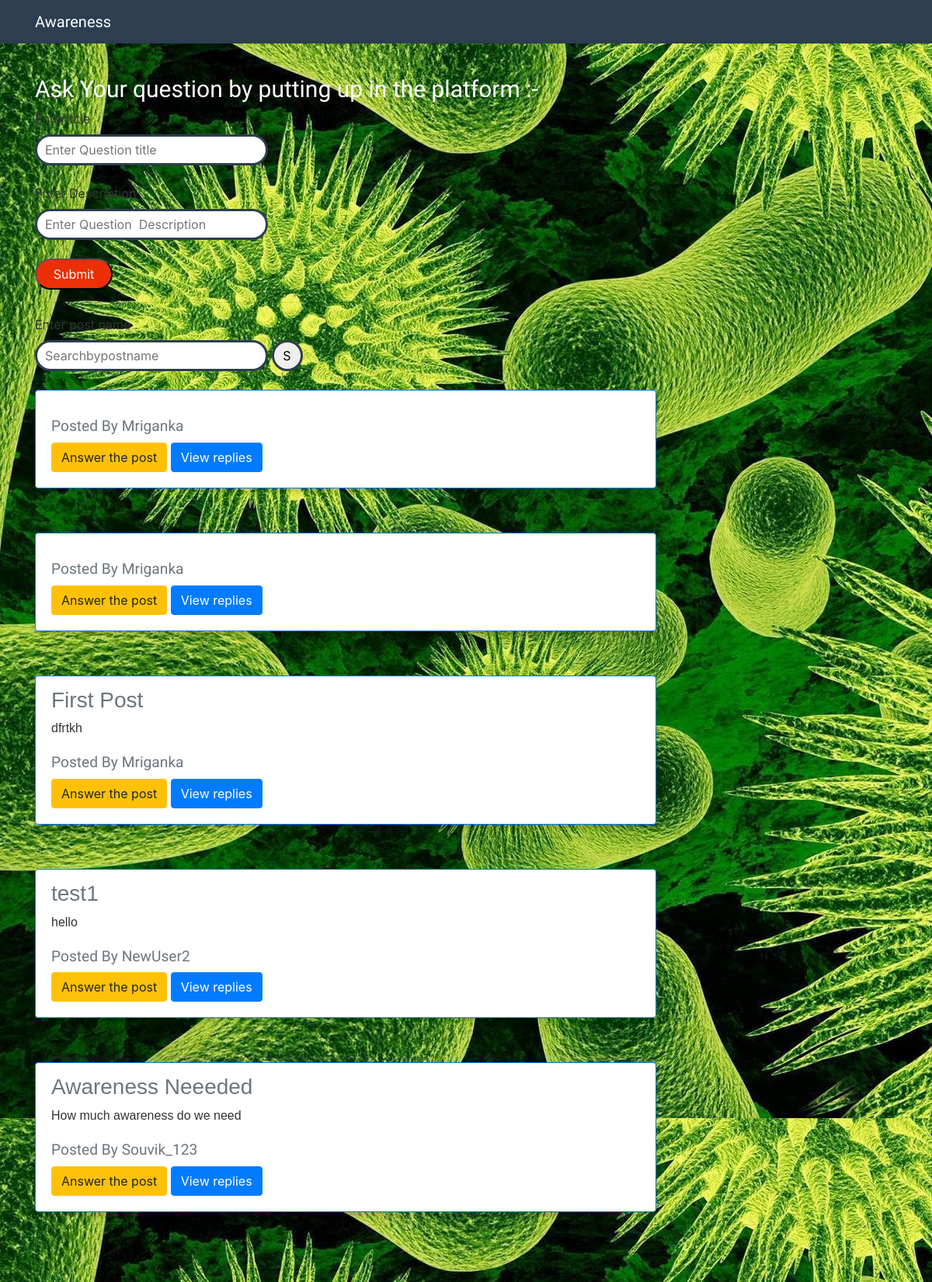
Screenshot of /awareness/ with the database file from the repository.
### awareness/models.py (models this page shows, shortened)
class Post(models.Model):
    user = models.ForeignKey(UserProfile,on_delete = models.CASCADE)
    title = models.CharField(max_length = 100)
    description = models.TextField()

### usermanagement/models.py (models this page shows, shortened)
class UserProfile(models.Model):
    user = models.OneToOneField(User,on_delete = models.CASCADE)
    user_type = models.CharField(blank = True,max_length = 254)

### awareness/views.py (the view)
# urls.py: path('',HomeView.as_view()),
class HomeView(View):
    def get(self,request):
        posts = Post.objects.all()
        return render(request,'awareness/home.html',context = {'posts':posts})

### awareness/templates/awareness/home.html (shortened to what this page needs)
{% load static %}
{% include 'awareness/header.html' %}
<link rel="stylesheet" href="{% static 'awareness/home.css' %}">
<body>
    <div class="container">
        <hr>
        <h1>Ask Your question by putting up in the platform :- </h1>
        <form method="POST" action='createpost/'>
            <label for="">Enter title</label> <br>
            <input class="search-box" type="text" name="title" id="" placeholder='Enter Question title'
                class="search-box"> <br> <br>
            <label for="">Enter Description</label> <br>
            <input class="search-box" type="text" name="description" id="" placeholder="Enter Question  Description"
                class="search-box">
            <br> <br>
            <input class="btnn1" type="submit" value="Submit" class="btnn1">
            <hr>
        </form>
    </div>
    <div class="container">
        <form action='searchbypostname/' method="GET">
            <label> Enter post name</label><br>
            <input type="text" name='postname' placeholder='Searchbypostname' class="search-box">
            <input type="submit" class="btnn2" value="S"><br>
            <br>
        </form>
    </div>
    <div class="container">
        {% for post in posts %}
        <div class="design">
            <div class="card border-primary mb-3" style="width: 50rem; box-shadow: 0 4px 8px 0 rgba(0,0,0,0.2);
            transition: 0.3s;">
                <div class="card-body">
                    <h3 class="card-subtitle mb-2 text-muted" style="font-family: 'Fira Sans Condensed', sans-serif;">
                        {{post.title}}</h3>
                    <p class="card-text" style="font-family: 'Fira Sans Condensed', sans-serif;"> {{post.description}}
                    </p>
                    <h4 class="card-text"><small class="text-muted">Posted By {{post.user.user.username}}</small></h4>
                    <a href="answer/{{post.id}}/" class="btn btn-warning">Answer the post</a>
                    <a href="viewreply/{{post.id}}/" class="btn btn-primary">View replies</a>
                </div>
            </div>
        </div>
        <hr>
        <br>
        {% endfor %}
    </div>
    <hr>
</body>
</html>

### awareness/static/awareness/home.css (style rules this page uses)
body { background: url(../images/img30.jpg); background-attachment: fixed; color: #333333; margin-top: 5rem; }
h1, h2, h3, h4, h5, h6 { color: #fff; }
.container h1 { font-family: 'Lemonada', cursive; font-size: 30px; }
.container h2, p, h4 { font-family: 'Dancing Script', cursive; }
.search-box { border: 3px solid #2c3e50; height: 40px; width: 300px; border-radius: 50px; padding: 0px 10px; }
.btnn1 { background-color: #eb2f06; height: 40px; width: 100px; border-radius: 50px; }
.btnn1[type = "submit"] { color: #fff; }
.btnn2 { border: 3px solid #2c3e50; height: 40px; width: 40px; border-radius: 50px; }
.card { box-shadow: 0 4px 8px 0 rgba(0,0,0,0.2); transition: 0.3s; }

### rows the page displays
Post: user.user.username "Mriganka"
Post: user.user.username "Mriganka"
Post: title "First Post", description "dfrtkh", user.user.username "Mriganka"
Post: title "test1", description "hello", user.user.username "NewUser2"
Post: title "Awareness Neeeded", description "How much awareness do we need", user.user.username "Souvik_123"
